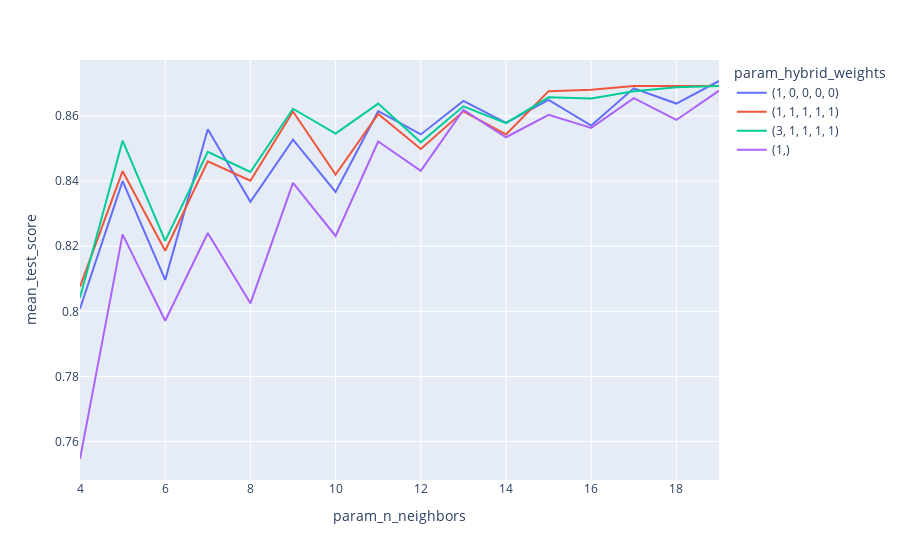

Source (notebook cell):
### Code cell
import plotly.express as px
pdf = pd.DataFrame(best.cv_results_)
fig_df = pdf.copy()
rm_idx = []
rm_idx += list(fig_df[fig_df['param_n_neighbors'] <= 3].index)
rm_idx += list(fig_df[fig_df['param_metric'] == 'euclidean'].index)

fig_df = fig_df.drop(list(rm_idx))
fig = px.line(fig_df, x="param_n_neighbors", y="mean_test_score", color='param_hybrid_weights')
fig.show()

### Figure 1 — Plotly figure (JSON) as saved in the notebook; plotly's stock layout.template omitted (floating-point values rounded to 4 significant figures)
{"data": [{"hovertemplate": "param_hybrid_weights=(1, 0, 0, 0, 0)<br>param_n_neighbors=%{x}<br>mean_test_score=%{y}<extra></extra>", "legendgroup": "(1, 0, 0, 0, 0)", "line": {"color": "#636efa", "dash": "solid"}, "marker": {"symbol": "circle"}, "mode": "lines", "name": "(1, 0, 0, 0, 0)", "orientation": "v", "showlegend": true, "type": "scatter", "x": [4, 5, 6, 7, 8, 9, 10, 11, 12, 13, 14, 15, 16, 17, 18, 19], "xaxis": "x", "y": [0.8008, 0.84, 0.8097, 0.8559, 0.8336, 0.8528, 0.8367, 0.8615, 0.8543, 0.8647, 0.8579, 0.865, 0.8571, 0.8685, 0.8638, 0.8707], "yaxis": "y"}, {"hovertemplate": "param_hybrid_weights=(1, 1, 1, 1, 1)<br>param_n_neighbors=%{x}<br>mean_test_score=%{y}<extra></extra>", "legendgroup": "(1, 1, 1, 1, 1)", "line": {"color": "#EF553B", "dash": "solid"}, "marker": {"symbol": "circle"}, "mode": "lines", "name": "(1, 1, 1, 1, 1)", "orientation": "v", "showlegend": true, "type": "scatter", "x": [4, 5, 6, 7, 8, 9, 10, 11, 12, 13, 14, 15, 16, 17, 18, 19], "xaxis": "x", "y": [0.8076, 0.8431, 0.8186, 0.8461, 0.8401, 0.8614, 0.842, 0.8606, 0.8499, 0.8614, 0.8543, 0.8676, 0.8681, 0.8692, 0.8692, 0.8692], "yaxis": "y"}, {"hovertemplate": "param_hybrid_weights=(3, 1, 1, 1, 1)<br>param_n_neighbors=%{x}<br>mean_test_score=%{y}<extra></extra>", "legendgroup": "(3, 1, 1, 1, 1)", "line": {"color": "#00cc96", "dash": "solid"}, "marker": {"symbol": "circle"}, "mode": "lines", "name": "(3, 1, 1, 1, 1)", "orientation": "v", "showlegend": true, "type": "scatter", "x": [4, 5, 6, 7, 8, 9, 10, 11, 12, 13, 14, 15, 16, 17, 18, 19], "xaxis": "x", "y": [0.8042, 0.8524, 0.8216, 0.849, 0.8428, 0.8622, 0.8546, 0.8638, 0.8519, 0.863, 0.8578, 0.8657, 0.8654, 0.8676, 0.8688, 0.8692], "yaxis": "y"}, {"hovertemplate": "param_hybrid_weights=(1,)<br>param_n_neighbors=%{x}<br>mean_test_score=%{y}<extra></extra>", "legendgroup": "(1,)", "line": {"color": "#ab63fa", "dash": "solid"}, "marker": {"symbol": "circle"}, "mode": "lines", "name": "(1,)", "orientation": "v", "showlegend": true, "type": "scatter", "x": [4, 5, 6, 7, 8, 9, 10, 11, 12, 13, 14, 15, 16, 17, 18, 19], "xaxis": "x", "y": [0.7547, 0.8236, 0.7971, 0.8241, 0.8025, 0.8395, 0.8231, 0.8522, 0.8431, 0.8619, 0.8535, 0.8604, 0.8564, 0.8655, 0.8588, 0.8678], "yaxis": "y"}], "layout": {"autosize": true, "legend": {"title": {"text": "param_hybrid_weights"}, "tracegroupgap": 0}, "margin": {"t": 60}, "xaxis": {"anchor": "y", "autorange": true, "domain": [0, 1], "range": [4, 19], "title": {"text": "param_n_neighbors"}, "type": "linear"}, "yaxis": {"anchor": "x", "autorange": true, "domain": [0, 1], "range": [0.7482, 0.8772], "title": {"text": "mean_test_score"}, "type": "linear"}}}
